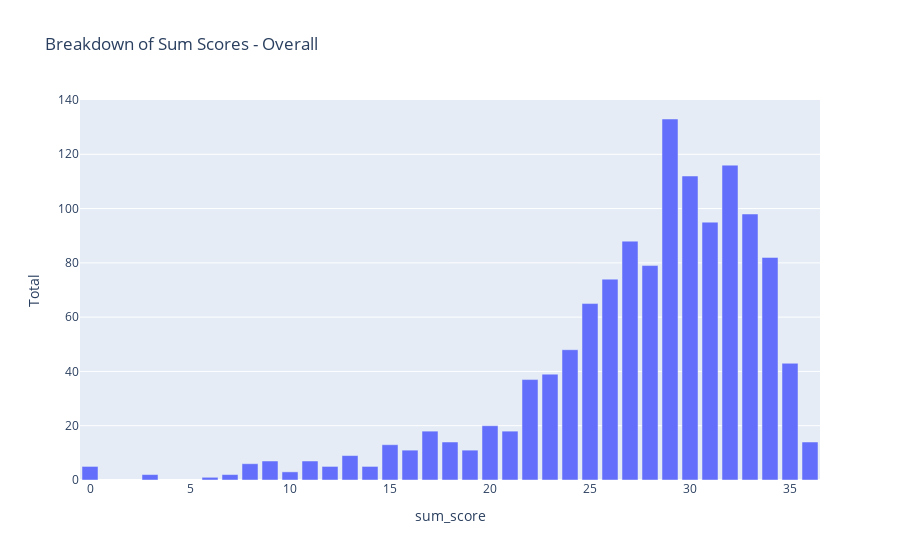

Write notebook code for a chart like this one.
### Code cell
#as a histogram
fig=px.bar(dfsum,x='sum_score',y='Total',title="Breakdown of Sum Scores - Overall")
fig.show()

### Figure 1 — Plotly figure (JSON) as saved in the notebook; plotly's stock layout.template omitted (floating-point values rounded to 4 significant figures)
{"data": [{"alignmentgroup": "True", "hovertemplate": "sum_score=%{x}<br>Total=%{y}<extra></extra>", "legendgroup": "", "marker": {"color": "#636efa", "pattern": {"shape": ""}}, "name": "", "offsetgroup": "", "orientation": "v", "showlegend": false, "textposition": "auto", "type": "bar", "x": [0, 3, 6, 7, 8, 9, 10, 11, 12, 13, 14, 15, 16, 17, 18, 19, 20, 21, 22, 23, 24, 25, 26, 27, 28, 29, 30, 31, 32, 33, 34, 35, 36], "xaxis": "x", "y": [5, 2, 1, 2, 6, 7, 3, 7, 5, 9, 5, 13, 11, 18, 14, 11, 20, 18, 37, 39, 48, 65, 74, 88, 79, 133, 112, 95, 116, 98, 82, 43, 14], "yaxis": "y"}], "layout": {"barmode": "relative", "legend": {"tracegroupgap": 0}, "title": {"text": "Breakdown of Sum Scores - Overall"}, "xaxis": {"anchor": "y", "domain": [0, 1], "title": {"text": "sum_score"}}, "yaxis": {"anchor": "x", "domain": [0, 1], "title": {"text": "Total"}}}}
